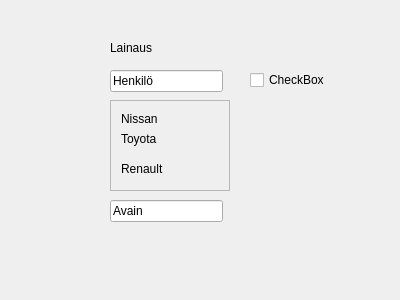
<?xml version="1.0" encoding="UTF-8"?>
<ui version="4.0">
 <class>Form</class>
 <widget class="QWidget" name="Form">
  <property name="geometry">
   <rect>
    <x>0</x>
    <y>0</y>
    <width>400</width>
    <height>300</height>
   </rect>
  </property>
  <property name="windowTitle">
   <string>Form</string>
  </property>
  <widget class="QLabel" name="label">
   <property name="geometry">
    <rect>
     <x>110</x>
     <y>40</y>
     <width>111</width>
     <height>16</height>
    </rect>
   </property>
   <property name="text">
    <string>Lainaus</string>
   </property>
  </widget>
  <widget class="QLineEdit" name="lineEdit">
   <property name="geometry">
    <rect>
     <x>110</x>
     <y>70</y>
     <width>113</width>
     <height>22</height>
    </rect>
   </property>
   <property name="text">
    <string>Henkilö</string>
   </property>
  </widget>
  <widget class="QLineEdit" name="lineEdit_2">
   <property name="geometry">
    <rect>
     <x>110</x>
     <y>200</y>
     <width>113</width>
     <height>22</height>
    </rect>
   </property>
   <property name="text">
    <string>Avain</string>
   </property>
  </widget>
  <widget class="QCheckBox" name="checkBox">
   <property name="geometry">
    <rect>
     <x>250</x>
     <y>70</y>
     <width>79</width>
     <height>20</height>
    </rect>
   </property>
   <property name="text">
    <string>CheckBox</string>
   </property>
  </widget>
  <widget class="QScrollArea" name="Nissan">
   <property name="geometry">
    <rect>
     <x>110</x>
     <y>100</y>
     <width>120</width>
     <height>91</height>
    </rect>
   </property>
   <property name="widgetResizable">
    <bool>true</bool>
   </property>
   <widget class="QWidget" name="scrollAreaWidgetContents">
    <property name="geometry">
     <rect>
      <x>0</x>
      <y>0</y>
      <width>118</width>
      <height>89</height>
     </rect>
    </property>
    <widget class="QLabel" name="label_2">
     <property name="geometry">
      <rect>
       <x>10</x>
       <y>10</y>
       <width>49</width>
       <height>16</height>
      </rect>
     </property>
     <property name="text">
      <string>Nissan</string>
     </property>
    </widget>
    <widget class="QLabel" name="label_3">
     <property name="geometry">
      <rect>
       <x>10</x>
       <y>30</y>
       <width>61</width>
       <height>16</height>
      </rect>
     </property>
     <property name="text">
      <string>Toyota</string>
     </property>
    </widget>
    <widget class="QLabel" name="label_4">
     <property name="geometry">
      <rect>
       <x>10</x>
       <y>60</y>
       <width>49</width>
       <height>16</height>
      </rect>
     </property>
     <property name="text">
      <string>Renault</string>
     </property>
    </widget>
   </widget>
  </widget>
 </widget>
 <resources/>
 <connections/>
</ui>
